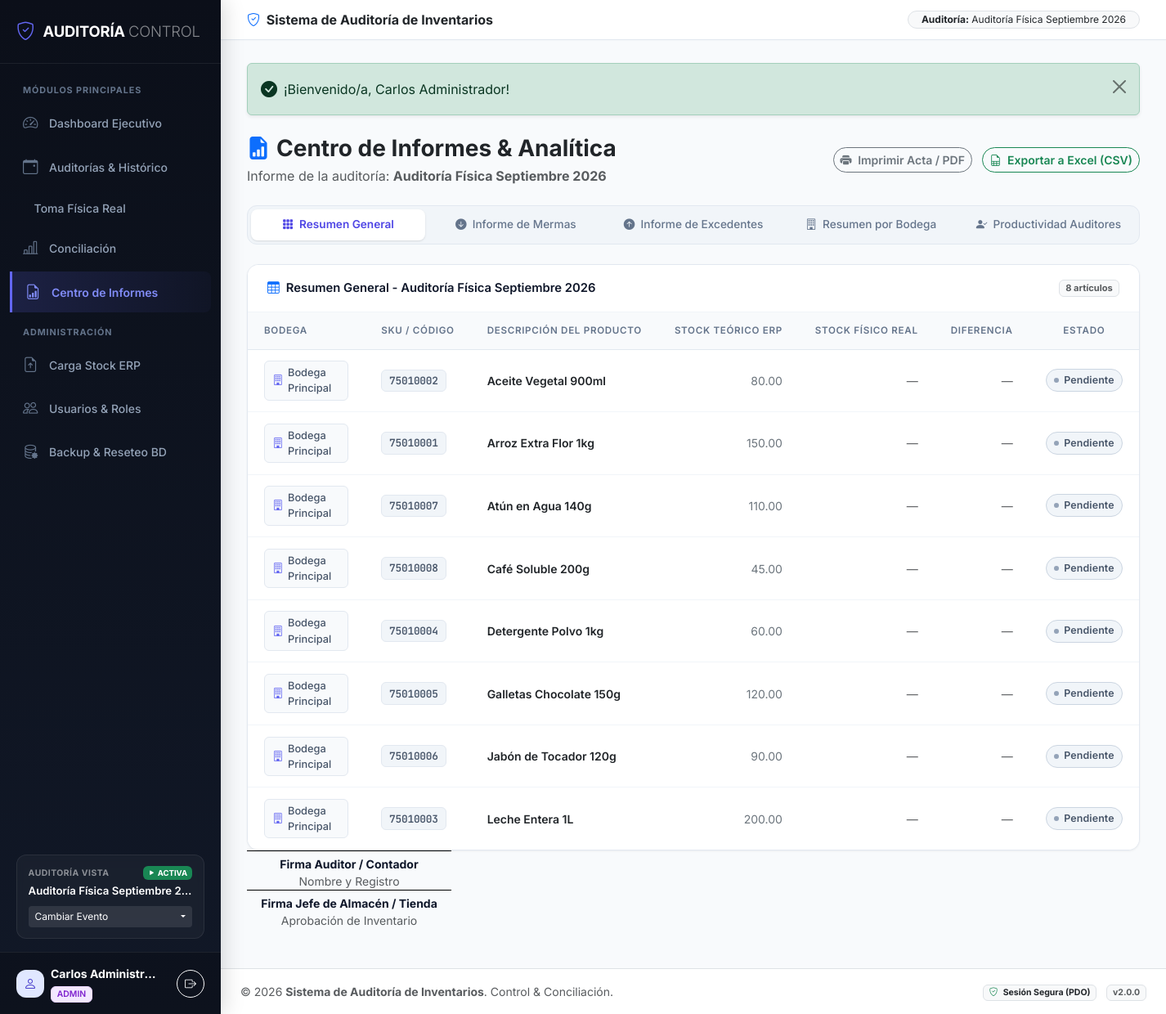
Page /informes.php (signed in) on the committed database.
### tables this page shows
CREATE TABLE IF NOT EXISTS `eventos_auditoria` (
  `id` INT AUTO_INCREMENT PRIMARY KEY,
  `nombre_evento` VARCHAR(150) NOT NULL,
  `bodega_sucursal` VARCHAR(100) NOT NULL DEFAULT 'Bodega Principal',
  `fecha_inicio` DATETIME DEFAULT CURRENT_TIMESTAMP,
  `fecha_cierre` DATETIME NULL,
  `estado` ENUM('activa', 'cerrada') NOT NULL DEFAULT 'activa',
  `usuario_creador` VARCHAR(100) NOT NULL DEFAULT 'Admin',
  `notas` TEXT NULL
);

### informes.php (the view, shortened to what the rows shown need)
<?php
require_once __DIR__ . '/auth.php';
$eventoActual = obtenerEventoActivo();
$eventoId = $eventoActual ? $eventoActual['id'] : 1;
$tipoInforme = $_GET['tipo'] ?? 'general';
try {
    $pdo = getPDOConnection();
    $datosInforme = [];
    if ($tipoInforme === 'faltantes') {
        $stmt = $pdo->prepare("
            SELECT COALESCE(p.bodega, 'Bodega Principal') AS bodega, p.codigo_producto, p.producto, p.existencias_sistema AS stock_teorico,
                   COALESCE(SUM(c.cantidad_fisica), 0) AS stock_fisico,
                   (COALESCE(SUM(c.cantidad_fisica), 0) - p.existencias_sistema) AS diferencia
            FROM productos_sistema p
            LEFT JOIN conteos_fisicos c ON (p.codigo_producto = c.codigo_producto AND p.bodega = c.bodega AND p.evento_id = c.evento_id)
            WHERE p.evento_id = :ev
            GROUP BY p.id, p.bodega, p.codigo_producto, p.producto, p.existencias_sistema
            HAVING COUNT(c.id) > 0 AND diferencia < 0
            ORDER BY diferencia ASC
        ");
        $stmt->execute([':ev' => $eventoId]);
        $datosInforme = $stmt->fetchAll();
    } else {
        $stmt = $pdo->prepare("
            SELECT COALESCE(p.bodega, 'Bodega Principal') AS bodega, p.codigo_producto, p.producto, p.existencias_sistema AS stock_teorico,
                   COALESCE(SUM(c.cantidad_fisica), 0) AS stock_fisico,
                   (COALESCE(SUM(c.cantidad_fisica), 0) - p.existencias_sistema) AS diferencia,
                   CASE
                       WHEN COUNT(c.id) = 0 THEN 'Pendiente'
                       WHEN (COALESCE(SUM(c.cantidad_fisica), 0) - p.existencias_sistema) = 0 THEN 'Coincide'
                       WHEN (COALESCE(SUM(c.cantidad_fisica), 0) - p.existencias_sistema) < 0 THEN 'Faltante'
                       ELSE 'Sobrante'
                   END AS estado
            FROM productos_sistema p
            LEFT JOIN conteos_fisicos c ON (p.codigo_producto = c.codigo_producto AND p.bodega = c.bodega AND p.evento_id = c.evento_id)
            WHERE p.evento_id = :ev
            GROUP BY p.id, p.bodega, p.codigo_producto, p.producto, p.existencias_sistema
            ORDER BY p.producto ASC
        ");
        $stmt->execute([':ev' => $eventoId]);
        $datosInforme = $stmt->fetchAll();
    }
} catch (Exception $e) {
    $error = "Error al obtener datos del informe: " . $e->getMessage();
}
include __DIR__ . '/includes/header.php';
?>
<div class="row mb-4 align-items-center no-print">
    <div class="col-md-7">
        <p class="text-muted mb-0">Informe de la auditoría: <b><?= htmlspecialchars($eventoActual['nombre_evento'] ?? 'Ninguna') ?></b></p>
    </div>
</div>
<?php if ($tipoInforme === 'faltantes'): ?>
    <div class="card card-custom">
        <div class="card-header-custom d-flex justify-content-between align-items-center bg-danger-subtle">
            <span class="text-danger fw-bold"><i class="bi bi-exclamation-triangle-fill me-2"></i>Informe de Productos Faltantes (Mermas) - <?= htmlspecialchars($eventoActual['nombre_evento'] ?? '') ?></span>
            <span class="badge bg-danger text-white"><?= count($datosInforme) ?> artículos con faltante</span>
        </div>
        <div class="card-body p-0">
            <div class="table-responsive">
                <table class="table table-hover table-custom align-middle mb-0">
                    <thead>
                        <tr>
                            <th>Bodega</th>
                            <th>SKU / Código</th>
                            <th>Producto</th>
                            <th class="text-end">Stock Teórico</th>
                            <th class="text-end">Stock Físico</th>
                            <th class="text-end">Unidades Faltantes</th>
                        </tr>
                    </thead>
                    <tbody>
                        <?php
                        $totalUnidadesFaltantes = 0;
                        ?>
                        <?php if (empty($datosInforme)): ?>
                            <tr>
                                <td colspan="6" class="text-center py-4 text-success fw-semibold">
                                    <i class="bi bi-check-circle-fill fs-3 d-block mb-2"></i>
                                    ¡Excelente! No se registran artículos con faltantes o mermas en esta auditoría.
                                </td>
                            </tr>
                        <?php else: ?>
                            <?php foreach ($datosInforme as $r): ?>
                                <?php
                                $totalUnidadesFaltantes += abs($r['diferencia']);
                                ?>
                                <tr>
                                    <td><span class="bodega-badge"><i class="bi bi-building"></i><?= htmlspecialchars($r['bodega']) ?></span></td>
                                    <td><span class="sku-badge"><?= htmlspecialchars($r['codigo_producto']) ?></span></td>
                                    <td class="fw-semibold text-dark"><?= htmlspecialchars($r['producto']) ?></td>
                                    <td class="text-end text-secondary"><?= number_format($r['stock_teorico'], 2) ?></td>
                                    <td class="text-end fw-bold"><?= number_format($r['stock_fisico'], 2) ?></td>
                                    <td class="text-end fw-bold text-danger"><?= number_format($r['diferencia'], 2) ?></td>
                                </tr>
                            <?php endforeach; ?>
                            <tr class="table-danger fw-bold">
                                <td colspan="5" class="text-end">TOTAL DE UNIDADES FALTANTES:</td>
                                <td class="text-end text-danger fs-6"><?= number_format(-$totalUnidadesFaltantes, 2) ?> uds</td>
                            </tr>
                        <?php endif; ?>
                    </tbody>
                </table>
            </div>
        </div>
    </div>
<?php else: ?>
    <div class="card card-custom">
        <div class="card-header-custom d-flex justify-content-between align-items-center">
            <span><i class="bi bi-table me-2 text-primary"></i>Resumen General - <?= htmlspecialchars($eventoActual['nombre_evento'] ?? '') ?></span>
            <span class="badge bg-light text-muted border"><?= count($datosInforme) ?> artículos</span>
        </div>
        <div class="card-body p-0">
            <div class="table-responsive">
                <table class="table table-hover table-custom align-middle mb-0">
                    <thead>
                        <tr>
                            <th>Bodega</th>
                            <th>SKU / Código</th>
                            <th>Descripción del Producto</th>
                            <th class="text-end">Stock Teórico ERP</th>
                            <th class="text-end">Stock Físico Real</th>
                            <th class="text-end">Diferencia</th>
                            <th class="text-center">Estado</th>
                        </tr>
                    </thead>
                    <tbody>
                        <?php foreach ($datosInforme as $r): ?>
                            <?php
                            $esPendiente = ($r['estado'] === 'Pendiente');
                            $badgeClass = 'badge-coincide';
                            if ($r['estado'] === 'Pendiente') $badgeClass = 'badge-pendiente';
                            ?>
                            <tr>
                                <td><span class="bodega-badge"><i class="bi bi-building"></i><?= htmlspecialchars($r['bodega']) ?></span></td>
                                <td><span class="sku-badge"><?= htmlspecialchars($r['codigo_producto']) ?></span></td>
                                <td class="fw-semibold text-dark"><?= htmlspecialchars($r['producto']) ?></td>
                                <td class="text-end text-secondary"><?= number_format($r['stock_teorico'], 2) ?></td>
                                <?php if ($esPendiente): ?>
                                    <td class="text-end text-muted">—</td>
                                    <td class="text-end text-muted">—</td>
                                <?php endif; ?>
                                <td class="text-center"><span class="badge-state <?= $badgeClass ?>"><?= $r['estado'] ?></span></td>
                            </tr>
                        <?php endforeach; ?>
                    </tbody>
                </table>
            </div>
        </div>
    </div>
<?php endif; ?>
<?php include __DIR__ . '/includes/footer.php'; ?>

### includes/header.php (shortened to what the rows shown need)
<?php
require_once __DIR__ . '/../auth.php';
$usuarioActual = obtenerUsuarioActual();
$eventoActual = obtenerEventoActivo();
$todosEventos = obtenerTodosEventos();
?>
<!DOCTYPE html>
<html lang="es">
<head>
    <link href="https://cdn.jsdelivr.net/npm/bootstrap@5.3.2/dist/css/bootstrap.min.css" rel="stylesheet">
    <link href="https://cdn.jsdelivr.net/npm/bootstrap-icons@1.11.1/font/bootstrap-icons.css" rel="stylesheet">
    <link rel="stylesheet" href="assets/css/style.css">
</head>
<body>
<div class="app-layout">
    <aside class="sidebar-wrapper no-print" id="sidebarWrapper">
        <div class="sidebar-event-card">
            <div class="d-flex justify-content-between align-items-center mb-1">
                <span class="text-uppercase text-white-50 fw-bold" style="font-size: 0.65rem; letter-spacing: 0.5px;">Auditoría Vista</span>
                <?php if ($eventoActual && $eventoActual['estado'] === 'activa'): ?>
                    <span class="badge bg-success text-white" style="font-size: 0.6rem;"><i class="bi bi-play-fill"></i> ACTIVA</span>
                <?php else: ?>
                    <span class="badge bg-secondary text-white" style="font-size: 0.6rem;"><i class="bi bi-lock-fill"></i> CERRADA</span>
                <?php endif; ?>
            </div>
            <div class="event-title mb-2" title="<?= htmlspecialchars($eventoActual['nombre_evento'] ?? 'Sin Selección') ?>">
                <?= htmlspecialchars($eventoActual['nombre_evento'] ?? 'Ninguna Seleccionada') ?>
            </div>
            <div class="dropdown">
                <button class="btn btn-dark btn-sm w-100 dropdown-toggle text-start d-flex justify-content-between align-items-center py-1 px-2 border-0" type="button" data-bs-toggle="dropdown" style="background: rgba(255,255,255,0.1); font-size: 0.75rem;">
                </button>
            </div>
        </div>
        <div class="sidebar-footer">
            <div class="d-flex align-items-center gap-2 overflow-hidden">
                <div class="overflow-hidden">
                    <div class="text-white fw-bold text-truncate small" style="max-width: 130px;"><?= htmlspecialchars($usuarioActual['nombre']) ?></div>
                    <?php
                    $roleClass = 'badge-role-almacenista';
                    if ($usuarioActual['perfil'] === 'admin') $roleClass = 'badge-role-admin';
                    ?>
                    <span class="badge <?= $roleClass ?> text-uppercase" style="font-size: 0.65rem;">
                        <?= htmlspecialchars($usuarioActual['perfil']) ?>
                    </span>
                </div>
            </div>
        </div>
    </aside>
    <div class="main-wrapper">
        <header class="topbar-custom no-print">
            <div class="d-flex align-items-center gap-2">
                <?php if ($eventoActual): ?>
                    <span class="badge bg-light text-dark border py-1.5 px-3 rounded-pill fw-normal">
                        <b>Auditoría:</b> <?= htmlspecialchars($eventoActual['nombre_evento']) ?>
                    </span>
                <?php endif; ?>
            </div>
        </header>
        <main class="main-content">

### rows in the picture
eventos_auditoria: nombre_evento "Auditoría Física Septiembre 2…", usuario_creador "Carlos Administr…", nombre_evento "Auditoría Física Septiembre 2026"

### other values in the picture
$usuarioActual['perfil'] "ADMIN"
$_SESSION['flash_success'] "¡Bienvenido/a, Carlos Administrador!"
count($datosInforme) "8"
$r['bodega'] "Bodega Principal"
$r['codigo_producto'] "75010002"
$r['producto'] "Aceite Vegetal 900ml"
$r['stock_teorico'] "80.00"
$r['estado'] "Pendiente"
$r['codigo_producto'] "75010001"
$r['producto'] "Arroz Extra Flor 1kg"
$r['stock_teorico'] "150.00"
$r['codigo_producto'] "75010007"
$r['producto'] "Atún en Agua 140g"
$r['stock_teorico'] "110.00"
$r['codigo_producto'] "75010008"
